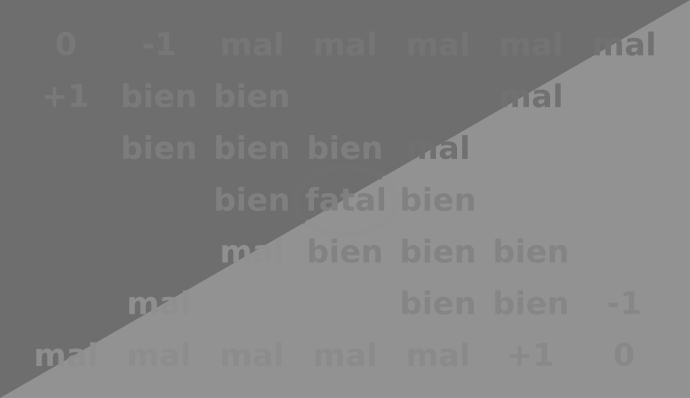
#> input picture P1/histogram.png, 690 x 398 px
$ python convertidorGrayScaleToBinary.py
#> lines starting #> are read from the running program, lines starting #| are printed output that depends on the picture; after the words box and inside, x2 and y2 are one past the last pixel; in counts of white or black regions, pixels touching at a corner belong together
import cv2
im_gray = cv2.imread('histogram.png', cv2.IMREAD_GRAYSCALE)
#> im_gray is the input picture: shape (398, 690); min 110, max 146, mean 127.9
(thresh, im_bw) = cv2.threshold(im_gray, 128, 255, cv2.THRESH_BINARY | cv2.THRESH_OTSU)
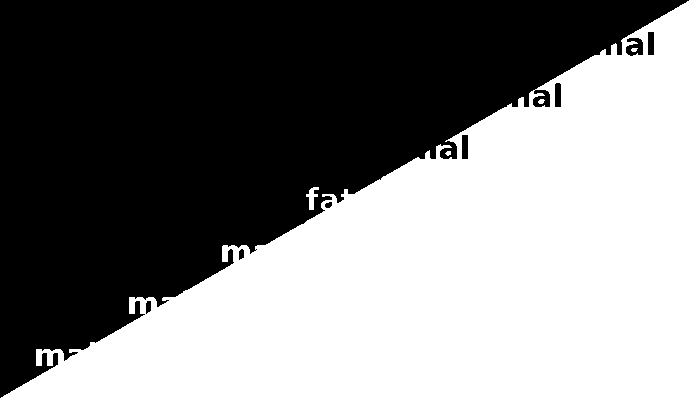
#> im_bw: shape (398, 690); 50% white; 5 white regions, box (x1, y1, x2, y2) and area: (1, 0, 690, 398) 137084, (306, 187, 319, 210) 144, (538, 99, 545, 104) 26, (631, 48, 638, 52) 22, (445, 151, 451, 156) 22
#> thresh = 127
thresh = 127
im_bw = cv2.threshold(im_gray, thresh, 255, cv2.THRESH_BINARY)[1]
cv2.imwrite('histogram2.png', im_bw)
